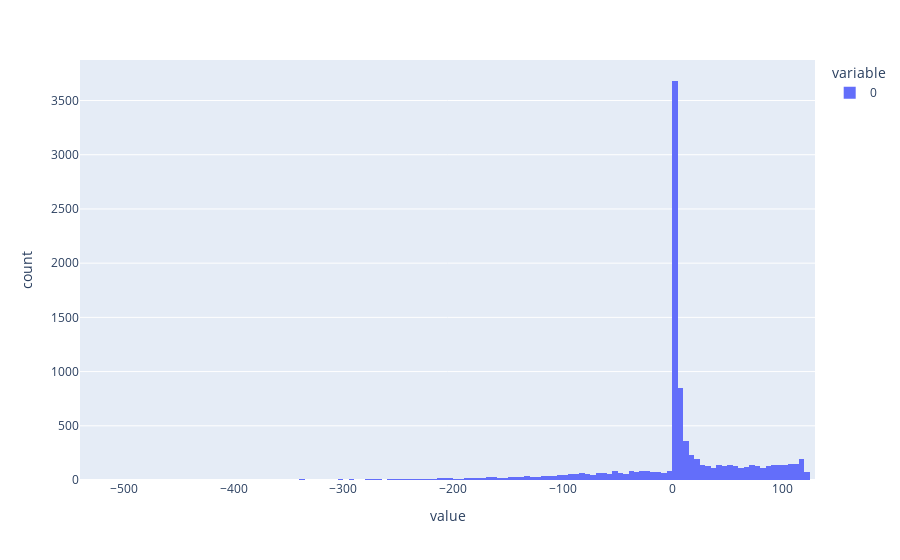

Notebook code for this chart:
### Code cell
px.histogram(elasticities_bootstrapped[:, 34, 34])

### Figure 1 — Plotly figure (JSON) as saved in the notebook; plotly's stock layout.template omitted (floating-point values rounded to 4 significant figures; data arrays with more than 128 entries replaced by an {"elided": "..."} marker saying what was removed)
{"data": [{"alignmentgroup": "True", "bingroup": "x", "hovertemplate": "variable=0<br>value=%{x}<br>count=%{y}<extra></extra>", "legendgroup": "0", "marker": {"color": "#636efa", "pattern": {"shape": ""}}, "name": "0", "offsetgroup": "0", "orientation": "v", "showlegend": true, "type": "histogram", "x": {"elided": "10000 float values"}, "xaxis": "x", "yaxis": "y"}], "layout": {"barmode": "relative", "legend": {"title": {"text": "variable"}, "tracegroupgap": 0}, "margin": {"t": 60}, "xaxis": {"anchor": "y", "domain": [0, 1], "title": {"text": "value"}}, "yaxis": {"anchor": "x", "domain": [0, 1], "title": {"text": "count"}}}}
